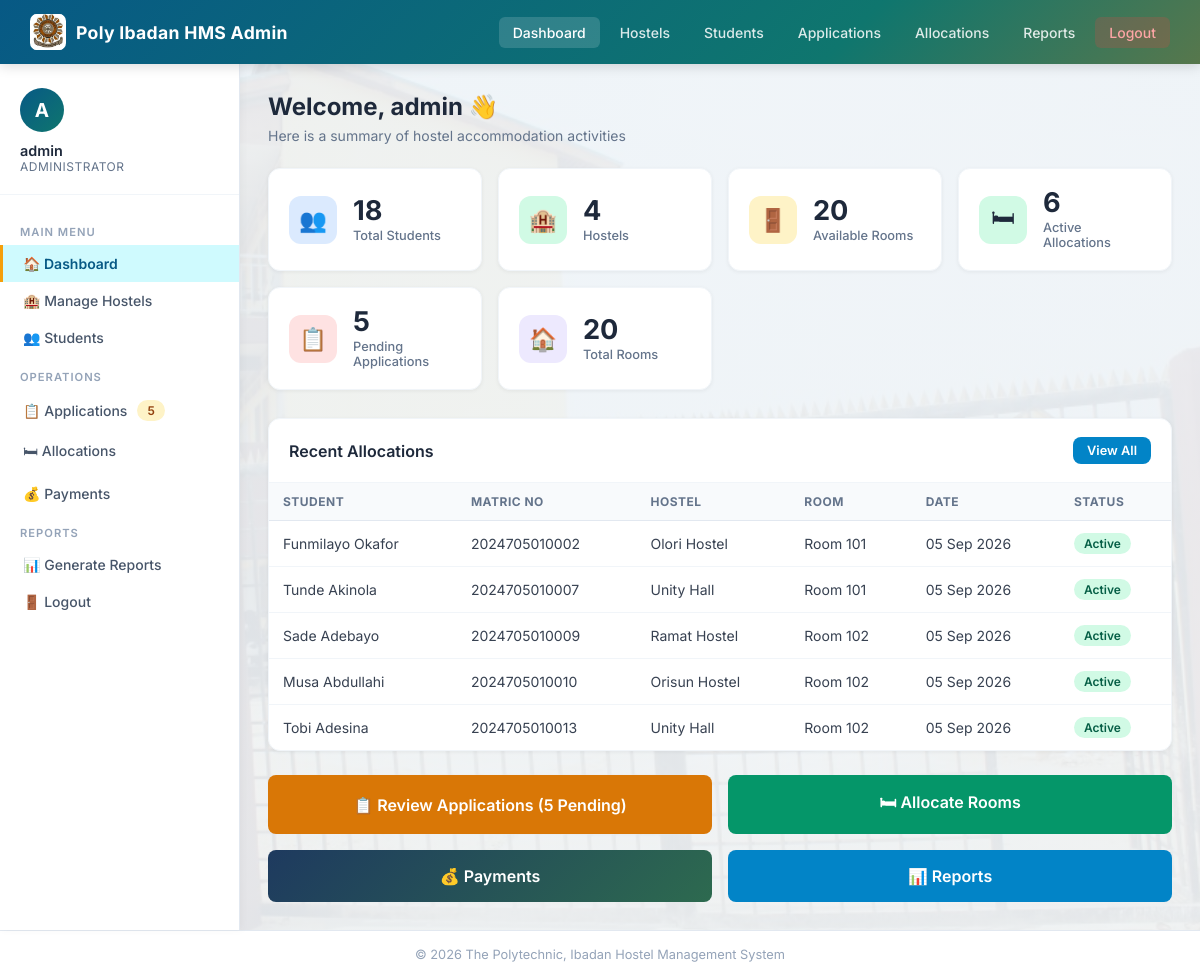
Screenshot of /admin/dashboard.php (signed in) with the database file from the repository.
### tables this page shows
CREATE TABLE allocations (
    allocation_id INT AUTO_INCREMENT PRIMARY KEY,
    student_id INT NOT NULL,
    room_id INT NOT NULL,
    bunk_number VARCHAR(10) NULL,
    allocation_date DATETIME DEFAULT CURRENT_TIMESTAMP,
    status VARCHAR(20) NOT NULL DEFAULT 'Active',
    FOREIGN KEY (student_id) REFERENCES students(student_id) ON DELETE CASCADE,
    FOREIGN KEY (room_id) REFERENCES rooms(room_id) ON DELETE CASCADE
);

CREATE TABLE students (
    student_id INT AUTO_INCREMENT PRIMARY KEY,
    matric_no VARCHAR(13) NOT NULL UNIQUE,
    full_name VARCHAR(200) NOT NULL,
    department VARCHAR(150) NOT NULL,
    level VARCHAR(20) NOT NULL,
    gender VARCHAR(10) NOT NULL,
    phone VARCHAR(20),
    email VARCHAR(150),
    password VARCHAR(255) NOT NULL,
    created_at DATETIME DEFAULT CURRENT_TIMESTAMP
);

CREATE TABLE hostels (
    hostel_id INT AUTO_INCREMENT PRIMARY KEY,
    hostel_name VARCHAR(150) NOT NULL,
    hostel_type VARCHAR(10) NOT NULL,
    total_rooms INT NOT NULL,
    created_at DATETIME DEFAULT CURRENT_TIMESTAMP
);

CREATE TABLE rooms (
    room_id INT AUTO_INCREMENT PRIMARY KEY,
    hostel_id INT NOT NULL,
    room_number VARCHAR(50) NOT NULL,
    capacity INT NOT NULL DEFAULT 4,
    occupied INT NOT NULL DEFAULT 0,
    status VARCHAR(20) NOT NULL DEFAULT 'Available',
    FOREIGN KEY (hostel_id) REFERENCES hostels(hostel_id) ON DELETE CASCADE
);

### admin/dashboard.php (the view, shortened to what this page needs)
<?php
require_once '../includes/db.php';
$students = $pdo->query("SELECT COUNT(*) FROM students")->fetchColumn();
$hostels = $pdo->query("SELECT COUNT(*) FROM hostels")->fetchColumn();
$rooms = $pdo->query("SELECT COUNT(*) FROM rooms")->fetchColumn();
$available = $pdo->query("SELECT COUNT(*) FROM rooms WHERE status='Available'")->fetchColumn();
$allocations = $pdo->query("SELECT COUNT(*) FROM allocations WHERE status='Active'")->fetchColumn();
$pending = $pdo->query("SELECT COUNT(*) FROM applications WHERE status='Pending'")->fetchColumn();
$recent = $pdo->query("SELECT a.*, s.full_name, s.matric_no, r.room_number, h.hostel_name
    FROM allocations a
    JOIN students s ON a.student_id = s.student_id
    JOIN rooms r ON a.room_id = r.room_id
    JOIN hostels h ON r.hostel_id = h.hostel_id
    ORDER BY a.allocation_date DESC LIMIT 5")->fetchAll();
?>
<!DOCTYPE html>
<html lang="en">
<head>
<link rel="stylesheet" href="../css/style.css?v=6">
</head>
<body>
<nav class="navbar">
    <div class="brand"><img src="../assets/POLYLOGO.jpg" alt="The Polytechnic, Ibadan logo"> Poly Ibadan HMS Admin</div>
    <ul class="nav-links">
        <li><a href="dashboard.php" class="active">Dashboard</a></li>
        <li><a href="hostels.php">Hostels</a></li>
        <li><a href="students.php">Students</a></li>
        <li><a href="applications.php">Applications</a></li>
        <li><a href="allocations.php">Allocations</a></li>
        <li><a href="reports.php">Reports</a></li>
        <li><a href="logout.php" class="logout">Logout</a></li>
    </ul>
</nav>
<div class="wrapper">
    <aside class="sidebar">
        <div class="user-info">
            <div class="avatar">A</div>
            <div class="name"><?= htmlspecialchars($_SESSION['admin_name']) ?></div>
            <div class="role">Administrator</div>
        </div>
        <nav class="sidebar-nav">
            <div class="nav-section">Main Menu</div>
            <a href="dashboard.php" class="active">🏠 Dashboard</a>
            <a href="hostels.php">🏨 Manage Hostels</a>
            <a href="students.php">👥 Students</a>
            <div class="nav-section">Operations</div>
            <a href="applications.php">📋 Applications <?php if($pending > 0): ?><span class="badge badge-warning"><?= $pending ?></span><?php endif; ?></a>
            <a href="allocations.php">🛏 Allocations</a>
            <a href="payments.php">💰 Payments</a>
            <div class="nav-section">Reports</div>
            <a href="reports.php">📊 Generate Reports</a>
            <a href="logout.php">🚪 Logout</a>
        </nav>
    </aside>
    <main class="main">
        <div class="page-title">Welcome, <?= htmlspecialchars($_SESSION['admin_name']) ?> 👋</div>
        <div class="page-subtitle">Here is a summary of hostel accommodation activities</div>
        <div class="stats-grid">
            <div class="stat-card">
                <div class="stat-icon blue">👥</div>
                <div class="stat-info">
                    <div class="value"><?= $students ?></div>
                    <div class="label">Total Students</div>
                </div>
            </div>
            <div class="stat-card">
                <div class="stat-icon green">🏨</div>
                <div class="stat-info">
                    <div class="value"><?= $hostels ?></div>
                    <div class="label">Hostels</div>
                </div>
            </div>
            <div class="stat-card">
                <div class="stat-icon orange">🚪</div>
                <div class="stat-info">
                    <div class="value"><?= $available ?></div>
                    <div class="label">Available Rooms</div>
                </div>
            </div>
            <div class="stat-card">
                <div class="stat-icon green">🛏</div>
                <div class="stat-info">
                    <div class="value"><?= $allocations ?></div>
                    <div class="label">Active Allocations</div>
                </div>
            </div>
            <div class="stat-card">
                <div class="stat-icon red">📋</div>
                <div class="stat-info">
                    <div class="value"><?= $pending ?></div>
                    <div class="label">Pending Applications</div>
                </div>
            </div>
            <div class="stat-card">
                <div class="stat-icon purple">🏠</div>
                <div class="stat-info">
                    <div class="value"><?= $rooms ?></div>
                    <div class="label">Total Rooms</div>
                </div>
            </div>
        </div>
        <div class="card">
            <div class="card-header">
                <h3>Recent Allocations</h3>
                <a href="allocations.php" class="btn btn-info btn-sm">View All</a>
            </div>
            <div class="table-wrap">
                <?php if (empty($recent)): ?>
                    <div class="empty-state"><span class="empty-icon">📭</span><p>No allocations yet.</p></div>
                <?php else: ?>
                <table>
                    <thead><tr><th>Student</th><th>Matric No</th><th>Hostel</th><th>Room</th><th>Date</th><th>Status</th></tr></thead>
                    <tbody>
                    <?php foreach ($recent as $r): ?>
                        <tr>
                            <td><?= htmlspecialchars($r['full_name']) ?></td>
                            <td><?= htmlspecialchars($r['matric_no']) ?></td>
                            <td><?= htmlspecialchars($r['hostel_name']) ?></td>
                            <td>Room <?= htmlspecialchars($r['room_number']) ?></td>
                            <td><?= date('d M Y', strtotime($r['allocation_date'])) ?></td>
                            <td><span class="badge badge-success"><?= $r['status'] ?></span></td>
                        </tr>
                    <?php endforeach; ?>
                    </tbody>
                </table>
                <?php endif; ?>
            </div>
        </div>
        <div style="display:grid;grid-template-columns:1fr 1fr;gap:16px;">
            <a href="applications.php" class="btn btn-warning" style="padding:16px;font-size:1rem;">📋 Review Applications (<?= $pending ?> Pending)</a>
            <a href="allocations.php" class="btn btn-success" style="padding:16px;font-size:1rem;">🛏 Allocate Rooms</a>
            <a href="payments.php" class="btn btn-primary" style="padding:16px;font-size:1rem;">💰 Payments</a>
            <a href="reports.php" class="btn btn-info" style="padding:16px;font-size:1rem;">📊 Reports</a>
        </div>
    </main>
</div>
<div class="footer">&copy; <?= date('Y') ?> The Polytechnic, Ibadan Hostel Management System</div>
</body>
</html>

### rows the page displays
allocations: student.full_name "Funmilayo Okafor", student.matric_no "2024705010002", hostels.hostel_name "Olori Hostel", room.room_number "101", allocation_date "05 Sep 2026", status "Active"
allocations: student.full_name "Tunde Akinola", student.matric_no "2024705010007", hostels.hostel_name "Unity Hall", room.room_number "101", allocation_date "05 Sep 2026", status "Active"
allocations: student.full_name "Sade Adebayo", student.matric_no "2024705010009", hostels.hostel_name "Ramat Hostel", room.room_number "102", allocation_date "05 Sep 2026", status "Active"
allocations: student.full_name "Musa Abdullahi", student.matric_no "2024705010010", hostels.hostel_name "Orisun Hostel", room.room_number "102", allocation_date "05 Sep 2026", status "Active"
allocations: student.full_name "Tobi Adesina", student.matric_no "2024705010013", hostels.hostel_name "Unity Hall", room.room_number "102", allocation_date "05 Sep 2026", status "Active"

### other values shown
$_SESSION['admin_name'] "admin"
$pending "5"
$students "18"
$hostels "4"
$available "20"
$allocations "6"
$rooms "20"
